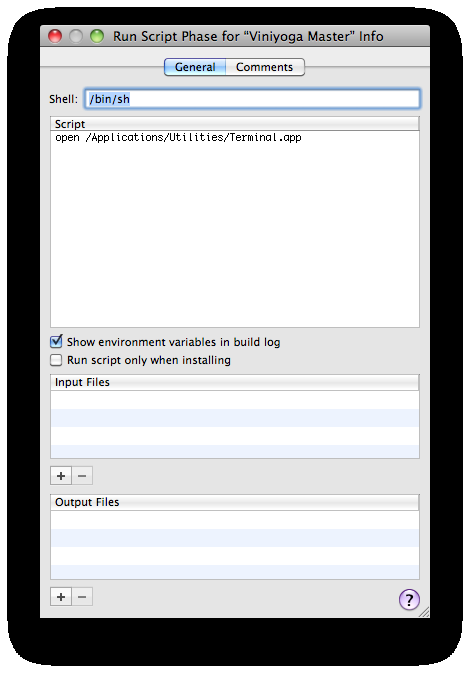
#> input picture OpenCVSample/lab-1/beatles.jpg, 470 x 673 px
$ python 04.py
#> lines starting #> are read from the running program, lines starting #| are printed output that depends on the picture
import numpy as np
import cv2
from matplotlib import pyplot as plt

img = cv2.imread('beatles.jpg')
#> img is the input picture: shape (673, 470, 3); mean B, G, R 188.5, 187.2, 186.4
histr = cv2.calcHist([img],[0],None,[256],[0,256])
#> histr = 256 values, max 122125 at index 255, min 0 at index 1, mean 1235.6
plt.plot(histr,color = 'r')
plt.xlim([0,256])
plt.show()
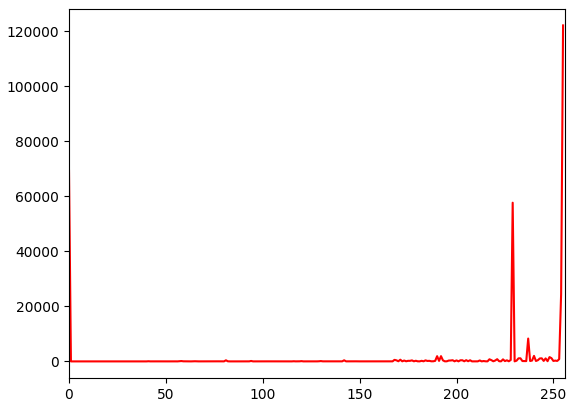
#> figure drawn by matplotlib, 1 panel; curve peaks at x = 255, y = 122125
